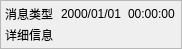
<?xml version="1.0" encoding="UTF-8"?>
<ui version="4.0">
 <class>AlarmInfoItem</class>
 <widget class="QWidget" name="AlarmInfoItem">
  <property name="geometry">
   <rect>
    <x>0</x>
    <y>0</y>
    <width>182</width>
    <height>41</height>
   </rect>
  </property>
  <property name="sizePolicy">
   <sizepolicy hsizetype="Minimum" vsizetype="Preferred">
    <horstretch>0</horstretch>
    <verstretch>0</verstretch>
   </sizepolicy>
  </property>
  <property name="minimumSize">
   <size>
    <width>0</width>
    <height>0</height>
   </size>
  </property>
  <property name="maximumSize">
   <size>
    <width>184</width>
    <height>41</height>
   </size>
  </property>
  <property name="windowTitle">
   <string>Form</string>
  </property>
  <layout class="QGridLayout" name="gridLayout_3">
   <property name="margin">
    <number>0</number>
   </property>
   <property name="spacing">
    <number>4</number>
   </property>
   <item row="0" column="0">
    <widget class="QFrame" name="alarmInfoItemframe">
     <property name="minimumSize">
      <size>
       <width>0</width>
       <height>0</height>
      </size>
     </property>
     <property name="maximumSize">
      <size>
       <width>16777215</width>
       <height>16777215</height>
      </size>
     </property>
     <property name="frameShape">
      <enum>QFrame::StyledPanel</enum>
     </property>
     <property name="frameShadow">
      <enum>QFrame::Raised</enum>
     </property>
     <layout class="QGridLayout" name="gridLayout">
      <property name="margin">
       <number>4</number>
      </property>
      <property name="spacing">
       <number>3</number>
      </property>
      <item row="0" column="0">
       <layout class="QHBoxLayout" name="horizontalLayout">
        <property name="spacing">
         <number>6</number>
        </property>
        <item>
         <widget class="QLabel" name="TypeLabel">
          <property name="text">
           <string>消息类型</string>
          </property>
         </widget>
        </item>
        <item>
         <widget class="QLabel" name="DataLabel">
          <property name="text">
           <string>2000/01/01</string>
          </property>
         </widget>
        </item>
        <item>
         <widget class="QLabel" name="TimeLabel">
          <property name="minimumSize">
           <size>
            <width>0</width>
            <height>0</height>
           </size>
          </property>
          <property name="text">
           <string>00:00:00</string>
          </property>
         </widget>
        </item>
       </layout>
      </item>
      <item row="1" column="0">
       <layout class="QHBoxLayout" name="horizontalLayout_2">
        <property name="spacing">
         <number>6</number>
        </property>
        <item>
         <widget class="QLabel" name="InfoLabel">
          <property name="minimumSize">
           <size>
            <width>0</width>
            <height>0</height>
           </size>
          </property>
          <property name="maximumSize">
           <size>
            <width>16777215</width>
            <height>16777215</height>
           </size>
          </property>
          <property name="text">
           <string>详细信息</string>
          </property>
         </widget>
        </item>
        <item>
         <spacer name="horizontalSpacer">
          <property name="orientation">
           <enum>Qt::Horizontal</enum>
          </property>
          <property name="sizeHint" stdset="0">
           <size>
            <width>40</width>
            <height>10</height>
           </size>
          </property>
         </spacer>
        </item>
       </layout>
      </item>
     </layout>
    </widget>
   </item>
  </layout>
 </widget>
 <resources/>
 <connections/>
</ui>
